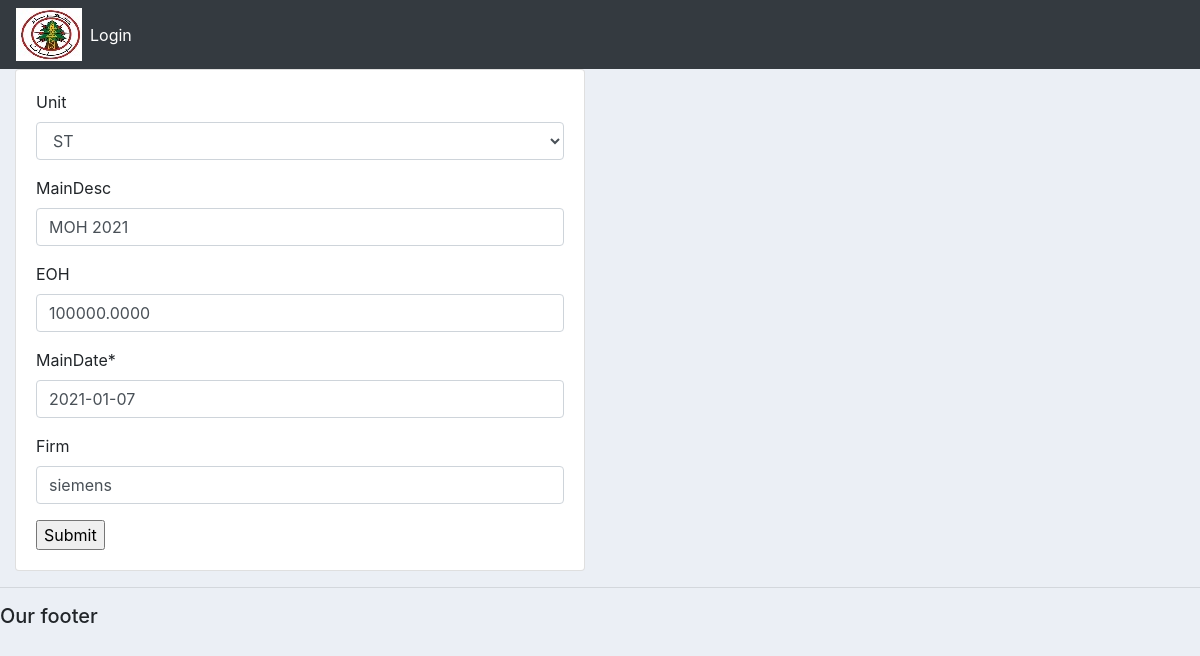
The app's page /update_main/1/ with its own data.
### mainapp/models.py (models this page shows)
class Maintenance(models.Model):
    unit = models.CharField(max_length=5, blank=1, null=True, choices=[('GT1','GT1'),('GT2', 'GT2'),('ST', 'ST')] )
    MainDesc = models.CharField(max_length=100, blank=True, null=True)
    EOH = models.DecimalField(decimal_places=4, max_digits=10, blank=True, null=True)
    MainDate = models.DateField(null=True)
    Firm = models.CharField(max_length=100, blank= True, null=True)

### mainapp/views.py (the view)
# urls.py: path('update_main/<str:pk>/', views.updatemain, name="update_main"),
def updatemain(request, pk):
	curritem = Maintenance.objects.get(id=pk)
	form = MainForm(instance=curritem)
	if request.method == 'POST':
		form = MainForm(request.POST, instance=curritem)
		if form.is_valid():
			form.save()
			return redirect('/')
	context = {'form':form}
	return render(request, 'mainapp/main_form.html', context)

### mainapp/Forms.py
class MainForm(forms.ModelForm):
    class Meta :
        model = Maintenance
        fields = '__all__'

### mainapp/Templates/mainapp/Main_form.html (shortened to what this page needs)
{%  extends 'mainapp/Base.html' %}
{% load static %}
{% block content %}
{% load crispy_forms_tags%}
<div class="row">
	<div class="col-md-6">
		<div class="card card-body">
			<form action="" method="POST">
				{{form|crispy}}
				<input type="submit" name="Submit">
			</form>
		</div>
	</div>
</div>
{% endblock %}

### mainapp/static/css/main.css (style rules this page uses)
body { background-color: #ebeff5; }

### records on screen
Maintenance: unit "ST", MainDesc "MOH 2021", EOH "100000.0000", MainDate "2021-01-07", Firm "siemens"
